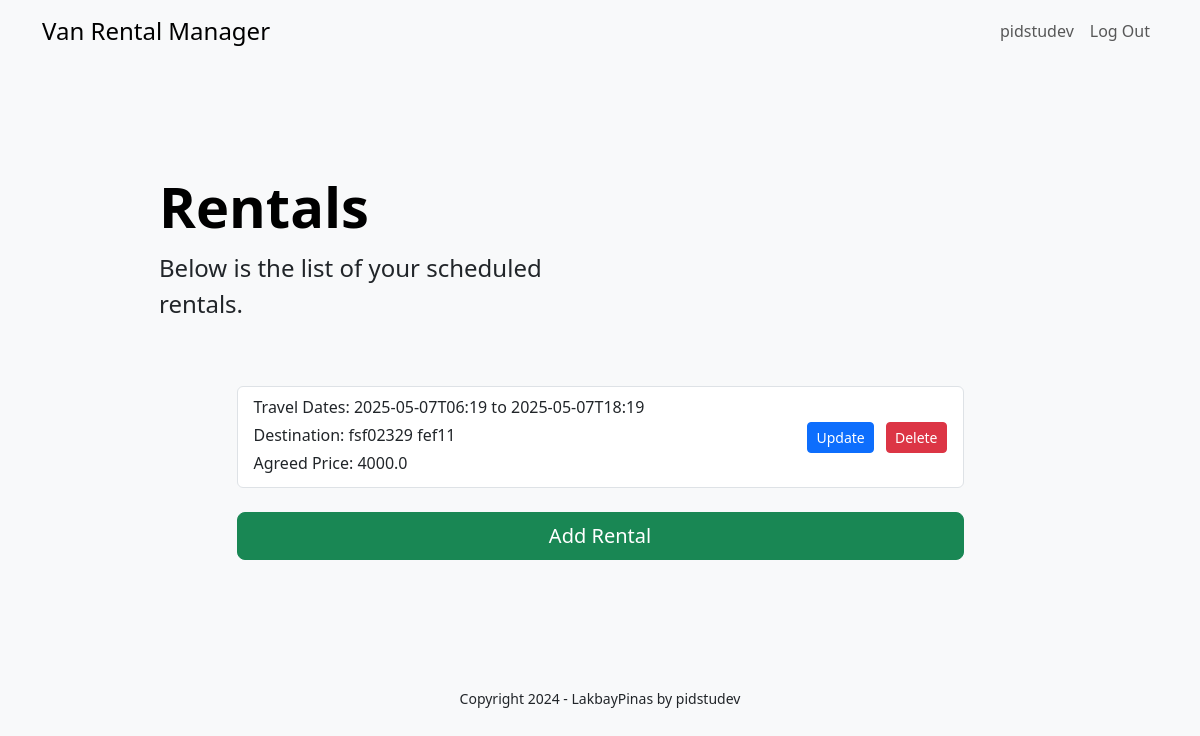
/van/ (signed in), run on the app's committed database.
### tables this page shows
CREATE TABLE user (
    id INTEGER PRIMARY KEY AUTOINCREMENT,
    username TEXT UNIQUE NOT NULL,
    password TEXT NOT NULL,
    email TEXT NOT NULL,
    phone_number TEXT NOT NULL
);

CREATE TABLE van_manager_app (
    id INTEGER PRIMARY KEY AUTOINCREMENT,
    user_id INTEGER NOT NULL,
    rental_date_from DATETIME NOT NULL,
    rental_date_to DATETIME NOT NULL,
    client_contact TEXT NOT NULL,
    pickup_location TEXT NOT NULL,
    destination TEXT NOT NULL,
    agreed_price REAL NOT NULL,
    completed BOOLEAN NOT NULL DEFAULT 0,
    created TIMESTAMP NOT NULL DEFAULT CURRENT_TIMESTAMP,
    FOREIGN KEY (user_id) REFERENCES user (id)  
);

### main/van_manager.py (the view)
@bp.route('/', methods=['GET'])
@login_required
def index():
    db = get_db()
    rentals = db.execute(
        'SELECT * FROM van_manager_app WHERE user_id = ? ORDER BY created DESC',
        (g.user['id'],)
    ).fetchall()
    return render_template('van_manager/rentals.html', rentals=rentals)

### main/auth.py (called while the page is built)
@bp.before_app_request
def load_logged_in_user():
    user_id = session.get('user_id')
    if user_id is None:
        g.user = None
    else:
        g.user = get_db().execute(
            'SELECT * FROM user WHERE id = ?', (user_id,)
        ).fetchone()

def login_required(view):
    @functools.wraps(view)
    def wrapped_view(**kwargs):
        if g.user is None:
            return redirect(url_for('auth.login'))
        return view(**kwargs)
    return wrapped_view

### main/db.py (called while the page is built)
def get_db():
    if 'db' not in g:
        g.db = sqlite3.connect(
            current_app.config['DATABASE'],
            detect_types=sqlite3.PARSE_DECLTYPES,
        )
        g.db.row_factory = sqlite3.Row
    return g.db

### main/templates/van_manager/rentals.html (shortened to what this page needs)
{% extends "base.html" %}
{% block content %}
<div class="container col-xl-10 col-xxl-8 px-4 py-5">
    <div class="row align-items-center g-lg-5 py-5">
        <div class="col-lg-7 text-center text-lg-start">
            <h1 class="display-4 fw-bold lh-1 text-body-emphasis mb-3">Rentals</h1>
            <p class="col-lg-10 fs-4">Below is the list of your scheduled rentals.</p>
        </div>
        <div class="col-md-10 mx-auto col-lg-10">
            <div class="list-group">
                {% for rental in rentals %}
                <div class="list-group-item list-group-item-action d-flex justify-content-between align-items-center">
                    <div>
                        <p class="mb-1">Travel Dates: {{ rental.rental_date_from }} to {{ rental.rental_date_to }}</p>
                        <p class="mb-1">Destination: {{ rental.destination }}</p>
                        <p class="mb-1">Agreed Price: {{ rental.agreed_price }}</p>
                    </div>
                    <div>
                        <a href="{{ url_for('van_manager.update_rental', id=rental.id) }}" class="btn btn-sm btn-primary me-2">Update</a>
                        <form action="{{ url_for('van_manager.delete_rental', id=rental.id) }}" method="post" style="display:inline" onsubmit="return confirmDelete()">
                            <button type="submit" class="btn btn-sm btn-danger">Delete</button>
                        </form>
                    </div>
                </div>
                {% endfor %}
            </div>
            <div class="mt-4">
                <a href="{{ url_for('van_manager.add_rental') }}" class="btn btn-lg btn-success w-100">Add Rental</a>
            </div>
        </div>
    </div>
</div>
{% endblock %}

### main/templates/base.html (shortened to what this page needs)
<!DOCTYPE html>
<html lang="en">
<head>
    <link rel="stylesheet" href="{{ url_for('static', filename='styles.css') }}">
    <link href="https://cdn.jsdelivr.net/npm/bootstrap@5.3.3/dist/css/bootstrap.min.css" rel="stylesheet">
</head>
<body>
    {% block navbar %}
    <nav class="navbar navbar-expand-lg navbar-light bg-light">
        <div class="container">
            <a class="navbar-brand" href="#">Van Rental Manager</a>
            <div class="collapse navbar-collapse" id="navbarNav">
                <ul class="navbar-nav ms-auto">
                    {% if g.user %}
                        <li class="nav-item">
                            <a class="nav-link" href="{{ url_for('van_manager.index') }}">{{ g.user['username'] }}</a>
                        </li>
                        <li class="nav-item">
                            <a class="nav-link" href="{{ url_for('auth.logout') }}">Log Out</a>
                        </li>
                    {% endif %}
                </ul>
            </div>
        </div>
    </nav>
    {% endblock %}
    <section class="container">
        {% block content %}
        {% endblock %}
        <footer>
            <small>Copyright 2024 - LakbayPinas by pidstudev</small>
        </footer>
    </section>
</body>
</html>

### main/static/styles.css (style rules this page uses)
html { position: relative; min-height: 100%; }
body { margin-bottom: 100px; padding-bottom: 100px; }

### main/templates/base.html (style rules this page uses)
body { background-color: #f8f9fa; }
.navbar { margin-bottom: 20px; }
.navbar-brand { font-size: 1.5rem; }
.navbar-nav .nav-link { padding-right: 1.5rem; }
footer { margin-top: 20px; padding: 10px; text-align: center; }

### data on the page
user: user.username "pidstudev"
van_manager_app: rental_date_from "2025-05-07T06:19", rental_date_to "2025-05-07T18:19", destination "fsf02329 fef11", agreed_price "4000.0"
